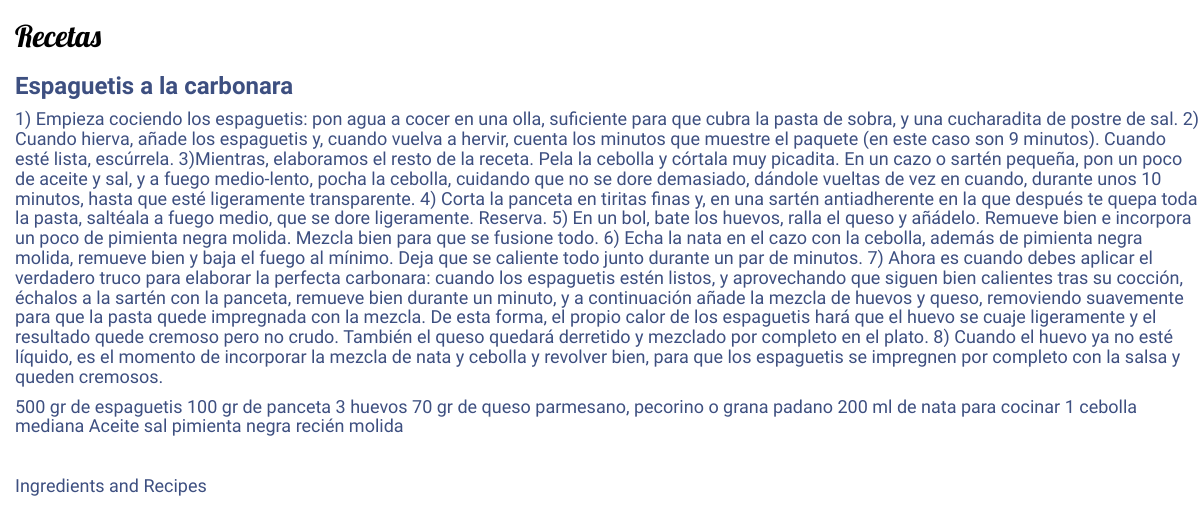
Page /verRecetas/18 on the committed database.
### RecipesAndFun/models.py (models this page shows, shortened)
class receta(models.Model):
    nombre_receta= models.CharField(max_length=100)
    ingredientes= models.TextField(help_text='Escribe los ingredientes')
    preparacion= models.TextField(verbose_name='Preparacion')
    tiempo_preparacion= models.IntegerField
    comentarios= models.CharField(help_text='Espacio para comentarios', max_length=1000, null=True)
    puntuacion= models.IntegerField
    fecha_publicacion= models.DateTimeField(blank=True, null=True)
    autor= models.ForeignKey(User, on_delete=models.CASCADE)

### RecipesAndFun/views.py (the view)
class RecipeDetail(DetailView):
    model = receta
    template_name = 'verReceta.html'
    def get_context_data(self, **kwargs):
        context = super(RecipeDetail, self).get_context_data(**kwargs)
        return context

### templates/verReceta.html (shortened to what this page needs)
{% load static %}
<head>
    <link rel="stylesheet" href="//maxcdn.bootstrapcdn.com/bootstrap/3.2.0/css/bootstrap.min.css">
    <link rel="stylesheet" href="//maxcdn.bootstrapcdn.com/bootstrap/3.2.0/css/bootstrap-theme.min.css">
    <link rel="stylesheet" href="{% static 'css/recipesandfun.css' %}">
    <h2>Recetas</h2>
</head>
<body>
    <div>
        <h3><a >{{ receta.nombre_receta }}</a></h3>
        <h4><a >{{ receta.ingredientes }}</a></h4>
        <h4><a >{{ receta.preparacion }}</a></h4>
    </div>
<br>
    <h4><a href="/listaIngredientes">Ingredients and Recipes </a></h4>
</body>

### static/css/recipesandfun.css (style rules this page uses)
h1, h2 { color: #000000; font-family: 'Lobster'; }
h3 { font-family: 'Abel', sans-serif; font-weight: bold; }
h4,h5 { font-family: 'Abel', sans-serif; }
a { color: #3d4f80; }
body { padding-left: 15px; background: url("https://venngage-wordpress.s3.amazonaws.com/uploads/2018/11/15-Presentation-Background-Examples16.jpeg"); background-attachment: fixed; }

### rows in the picture
receta: nombre_receta "Espaguetis a la carbonara", ingredientes "1) Empieza cociendo los espaguetis: pon agua a cocer en una olla, suficiente para que cubra la pasta de sobra, y una cucharadita de postre de sal. 2) Cuando hierva, añade los espaguetis y, cuando vuelva a hervir, cuenta los minutos que muestre el paquete (en este caso son 9 minutos). Cuando esté lista, escúrrela. 3)Mientras, elaboramos el resto de la receta. Pela la cebolla y córtala muy picadita. En un cazo o sartén pequeña, pon un poco de aceite y sal, y a fuego medio-lento, pocha la cebolla, cuidando que no se dore demasiado, dándole vueltas de vez en cuando, durante unos 10 minutos, hasta que esté ligeramente transparente. 4) Corta la panceta en tiritas finas y, en una sartén…", preparacion "500 gr de espaguetis 100 gr de panceta 3 huevos 70 gr de queso parmesano, pecorino o grana padano 200 ml de nata para cocinar 1 cebolla mediana Aceite sal pimienta negra recién molida"
